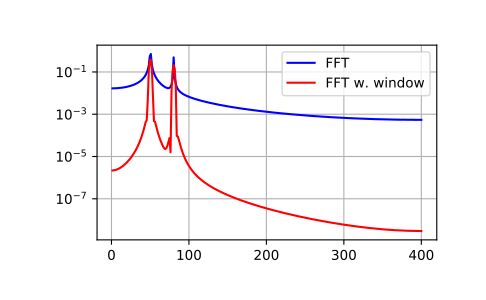

This chart was generated by the following Python code:
from scipy.fftpack import fft
# Number of sample points
N = 600
# sample spacing
T = 1.0 / 800.0
x = np.linspace(0.0, N*T, N)
y = np.sin(50.0 * 2.0*np.pi*x) + 0.5*np.sin(80.0 * 2.0*np.pi*x)
yf = fft(y)
from scipy.signal import blackman
w = blackman(N)
ywf = fft(y*w)
xf = np.linspace(0.0, 1.0/(2.0*T), N//2)
import matplotlib.pyplot as plt
plt.semilogy(xf[1:N//2], 2.0/N * np.abs(yf[1:N//2]), '-b')
plt.semilogy(xf[1:N//2], 2.0/N * np.abs(ywf[1:N//2]), '-r')
plt.legend(['FFT', 'FFT w. window'])
plt.grid()
plt.show()
